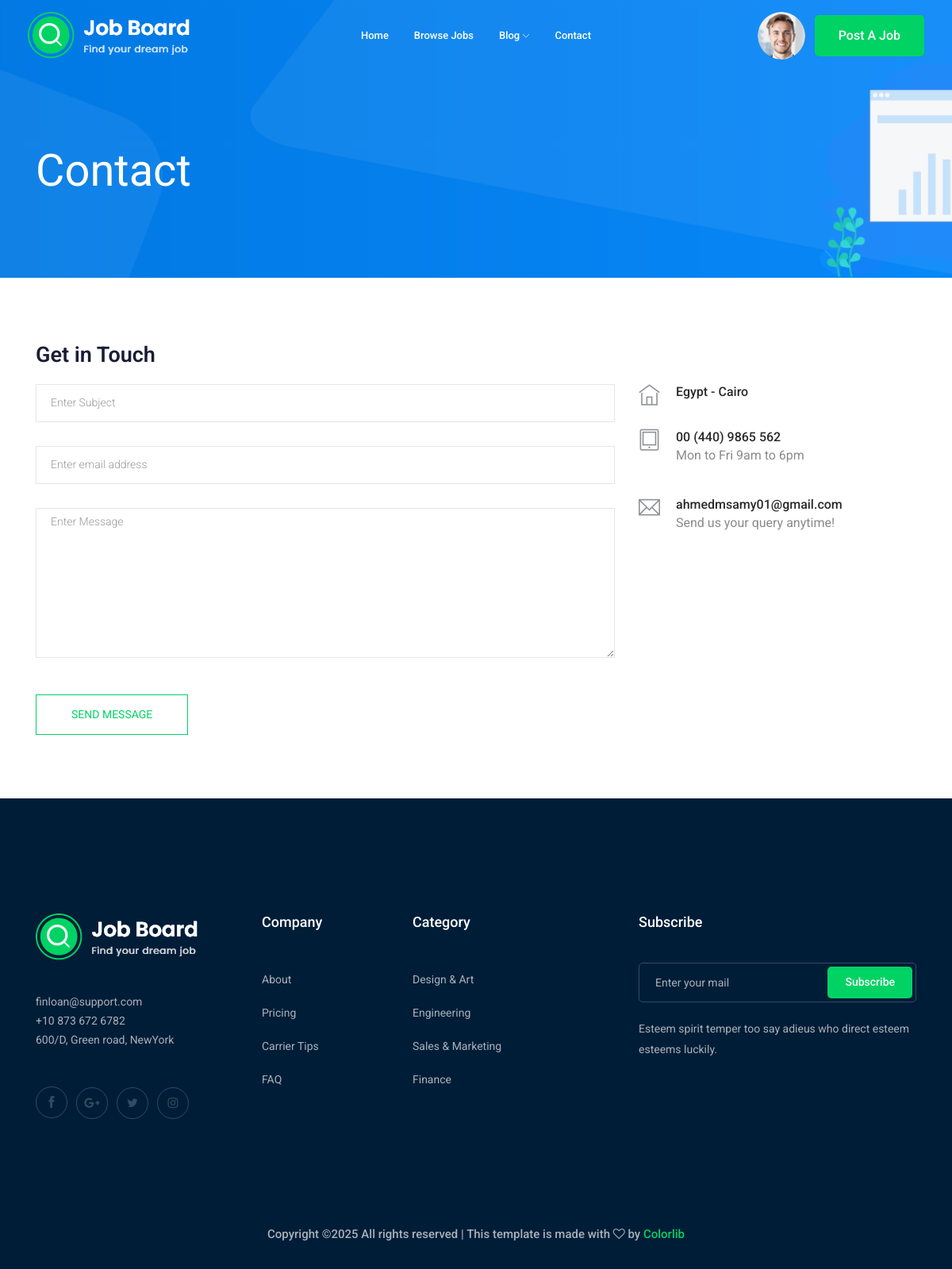
Screenshot of /contact-us/ (signed in) with the database file from the repository.
### accounts/models.py (models this page shows, shortened)
class Profile(models.Model):
    user = models.OneToOneField(User , on_delete=models.CASCADE)
    city = models.ForeignKey('City' , related_name='user_city' , on_delete=models.CASCADE , null=True, blank=True)
    phone_number = models.CharField(max_length=20 , null=True , blank=True)
    image = models.ImageField(upload_to='profile/' , null=True , blank=True)

### contact/models.py (models this page shows, shortened)
class Info(models.Model):
    email = models.EmailField(max_length=254)
    phone_number = models.CharField(max_length=20)
    place = models.CharField(max_length=50)
    class Meta:
        verbose_name = 'Info' # name of the model in admin panel
        verbose_name_plural = 'Infos'

### contact/views.py (the view, shortened to what this page needs)
# urls.py: path('' , views.send_message , name='contact'),
def send_message(request):
    myinfo = Info.objects.first()
    return render(request , 'contact/contact.html' , {'myinfo':myinfo})

### contact/templates/contact/contact.html (shortened to what this page needs)
{% extends 'base.html' %}
{% block body %}
    <div class="bradcam_area bradcam_bg_1">
        <div class="container">
            <div class="row">
                <div class="col-xl-12">
                    <div class="bradcam_text">
                        <h3>contact</h3>
                    </div>
                </div>
            </div>
        </div>
    </div>
  <section class="contact-section section_padding">
    <div class="container">
      <div class="row">
        <div class="col-12">
          <h2 class="contact-title">Get in Touch</h2>
        </div>
        <div class="col-lg-8">
          <form class="form-contact contact_form" method="post" >
            <div class="row">
              <div class="col-12">
                <div class="form-group">
                  <input class="form-control" name="subject" id="subject" type="text" onfocus="this.placeholder = ''" onblur="this.placeholder = 'Enter Subject'" placeholder = 'Enter Subject'>
                </div>
              </div>
              <div class="col-sm-12">
                <div class="form-group">
                  <input class="form-control" name="email" id="email" type="email" onfocus="this.placeholder = ''" onblur="this.placeholder = 'Enter email address'" placeholder = 'Enter email address'>
                </div>
              </div>
              <div class="col-12">
                <div class="form-group">
                    <textarea class="form-control w-100" name="message" id="message" cols="30" rows="9"  placeholder = 'Enter Message'></textarea>
                </div>
              </div>
            </div>
            <div class="form-group mt-3">
              <input type="submit" class="button button-contactForm btn_4 boxed-btn" value="send message">
            </div>
          </form>
        </div>
        <div class="col-lg-4">
          <div class="media contact-info">
            <span class="contact-info__icon"><i class="ti-home"></i></span>
            <div class="media-body">
              <h3>{{myinfo.place}}</h3>
            </div>
          </div>
          <div class="media contact-info">
            <span class="contact-info__icon"><i class="ti-tablet"></i></span>
            <div class="media-body">
              <h3>{{myinfo.phone_number}}</h3>
              <p>Mon to Fri 9am to 6pm</p>
            </div>
          </div>
          <div class="media contact-info">
            <span class="contact-info__icon"><i class="ti-email"></i></span>
            <div class="media-body">
              <h3>{{myinfo.email}}</h3>
              <p>Send us your query anytime!</p>
            </div>
          </div>
        </div>
      </div>
    </div>
  </section>
  {% endblock body %}

### templates/base.html (shortened to what this page needs)
{% load static %}
<!doctype html>
<html class="no-js" lang="zxx">
<head>
    <link rel="stylesheet" href="{% static 'css/bootstrap.min.css' %}">
    <link rel="stylesheet" href="{% static 'css/owl.carousel.min.css' %}">
    <link rel="stylesheet" href="{% static 'css/magnific-popup.css' %}">
    <link rel="stylesheet" href="{% static 'css/font-awesome.min.css' %}">
    <link rel="stylesheet" href="{% static 'css/themify-icons.css' %}">
    <link rel="stylesheet" href="{% static 'css/nice-select.css' %}">
    <link rel="stylesheet" href="{% static 'css/flaticon.css' %}">
    <link rel="stylesheet" href="{% static 'css/jquery-ui.css' %}">
    <link rel="stylesheet" href="{% static 'css/gijgo.css' %}">
    <link rel="stylesheet" href="{% static 'css/animate.min.css' %}">
    <link rel="stylesheet" href="{% static 'css/slicknav.css' %}">
    <link rel="stylesheet" href="{% static 'css/home.css' %}">
    <link rel="stylesheet" href="{% static 'css/style.css' %}">
</head>
<body>
    <header>
        <div class="header-area ">
            <div id="sticky-header" class="main-header-area">
                <div class="container-fluid ">
                    <div class="header_bottom_border">
                        <div class="row align-items-center">
                            <div class="col-xl-3 col-lg-2">
                                <div class="logo">
                                    <a href="index.html">
                                        <img src="img/logo.png" alt="">
                                    </a>
                                </div>
                            </div>
                            <div class="col-xl-6 col-lg-7">
                                <div class="main-menu  d-none d-lg-block">
                                    <nav>
                                        <ul id="navigation">
                                            <li><a href="/">Home</a></li>
                                            <li><a href="{% url 'jobs:job_list' %}">Browse Jobs</a></li>
                                            <li><a href="#">Blog <i class="ti-angle-down"></i></a>
                                            </li>
                                            <li><a href="{% url 'contact:contact' %}">Contact</a></li>
                                        </ul>
                                    </nav>
                                </div>
                            </div>
                            <div class="col-xl-3 col-lg-3 d-none d-lg-block">
                                <div class="Appointment">
                                    {% if request.user.is_authenticated %}
                                        <div class="phone_num d-none d-xl-block">
                                            <a href="{% url 'accounts:profile' %}">
                                                {% if request.user.profile.image %}
                                                    <img src="{{ request.user.profile.image.url }}" alt="" style="width: 60px; height: 60px; border-radius: 50%;">
                                                {% else %}
                                                Profile
                                                {% endif %}
                                            </a>
                                        </div>
                                    {% else %}
                                        <div class="phone_num d-none d-xl-block">
                                            <a href="{% url 'login' %}">Log in</a>
                                        </div>
                                    {% endif %}
                                    <div class="d-none d-lg-block">
                                        <a class="boxed-btn3" href="{% url 'jobs:add_job' %}">Post a Job</a>
                                    </div>
                                </div>
                            </div>
                            <div class="col-12">
                            </div>
                        </div>
                    </div>
                </div>
            </div>
        </div>
    </header>
    {% block body %}
    {% endblock body %}
    <footer class="footer">
        <div class="footer_top">
            <div class="container">
                <div class="row">
                    <div class="col-xl-3 col-md-6 col-lg-3">
                        <div class="footer_widget wow fadeInUp" data-wow-duration="1s" data-wow-delay=".3s">
                            <div class="footer_logo">
                                <a href="#">
                                    <img src="img/logo.png" alt="">
                                </a>
                            </div>
                            <p>
                                finloan@support.com <br>
                                +10 873 672 6782 <br>
                                600/D, Green road, NewYork
                            </p>
                            <div class="socail_links">
                                <ul>
                                    <li>
                                        <a href="#">
                                            <i class="ti-facebook"></i>
                                        </a>
                                    </li>
                                    <li>
                                        <a href="#">
                                            <i class="fa fa-google-plus"></i>
                                        </a>
                                    </li>
                                    <li>
                                        <a href="#">
                                            <i class="fa fa-twitter"></i>
                                        </a>
                                    </li>
                                    <li>
                                        <a href="#">
                                            <i class="fa fa-instagram"></i>
                                        </a>
                                    </li>
                                </ul>
                            </div>
                        </div>
                    </div>
                    <div class="col-xl-2 col-md-6 col-lg-2">
                        <div class="footer_widget wow fadeInUp" data-wow-duration="1.1s" data-wow-delay=".4s">
                            <h3 class="footer_title">
                                Company
                            </h3>
                            <ul>
                                <li><a href="#">About </a></li>
                                <li><a href="#"> Pricing</a></li>
                                <li><a href="#">Carrier Tips</a></li>
                                <li><a href="#">FAQ</a></li>
                            </ul>
                        </div>
                    </div>
                    <div class="col-xl-3 col-md-6 col-lg-3">
                        <div class="footer_widget wow fadeInUp" data-wow-duration="1.2s" data-wow-delay=".5s">
                            <h3 class="footer_title">
                                Category
                            </h3>
                            <ul>
                                <li><a href="#">Design & Art</a></li>
                                <li><a href="#">Engineering</a></li>
                                <li><a href="#">Sales & Marketing</a></li>
                                <li><a href="#">Finance</a></li>
                            </ul>
                        </div>
                    </div>
                    <div class="col-xl-4 col-md-6 col-lg-4">
                        <div class="footer_widget wow fadeInUp" data-wow-duration="1.3s" data-wow-delay=".6s">
                            <h3 class="footer_title">
                                Subscribe
                            </h3>
                            <form action="#" class="newsletter_form">
                                <input type="text" placeholder="Enter your mail">
                                <button type="submit">Subscribe</button>
                            </form>
                            <p class="newsletter_text">Esteem spirit temper too say adieus who direct esteem esteems
                                luckily.</p>
                        </div>
                    </div>
                </div>
            </div>
        </div>
        <div class="copy-right_text wow fadeInUp" data-wow-duration="1.4s" data-wow-delay=".3s">
            <div class="container">
                <div class="row">
                    <div class="col-xl-12">
                        <p class="copy_right text-center">
Copyright &copy;<script>document.write(new Date().getFullYear());</script> All rights reserved | This template is made with <i class="fa fa-heart-o" aria-hidden="true"></i> by <a href="https://colorlib.com" target="_blank">Colorlib</a>
                        </p>
                    </div>
                </div>
            </div>
        </div>
    </footer>
</body>
</html>

### rows the page displays
Info: place "Egypt - Cairo", phone_number "00 (440) 9865 562", email "ahmedmsamy01@gmail.com"
